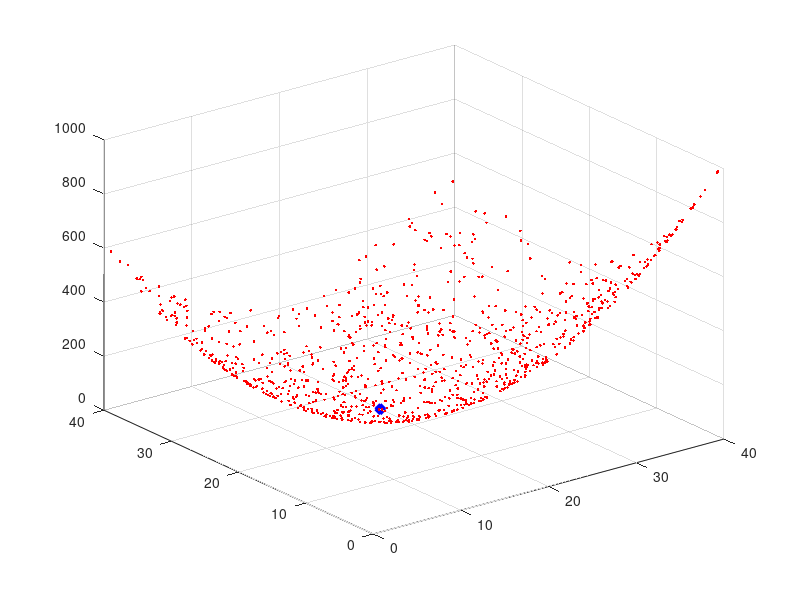

MATLAB code for this plot:
% PSO : Particle Swarm Optimization (VECTORIZED)
% particle swarm optimization (PSO) adalah metode komputasional 
% yg optimasi masalah dg menaikkan kandidat
% solusi dg memberikan kualitas ukuran
% PSO memberikan solusi dg mempunyai sebuag populasi
% partikel, bergerak diantara the search-space 
% dg formula mtk melewati posisi partikel
% dan kecepatan. tiap partikel bergerak 
% di posisiny dg posisi terbaik
% di search-space, yg posisi terbaik didapat 
% di partikel lain. itulah cara swarm memberikan solusi terbaik
%
% -----------------------------------
clc;clear all;close all;
%% initialization
%
swarm_size = 64;                       % number of the swarm particles
maxIter = 50;                          % maximum number of iterations
inertia = 1.0;
correction_factor = 2.0;
% set the position of the initial swarm
a = 1:8;
[X,Y] = meshgrid(a,a);
C = cat(2,X',Y');
D = reshape(C,[],2);
swarm(1:swarm_size,1,1:2) = D;          % set the position of the particles in 2D
swarm(:,2,:) = 0;                       % set initial velocity for particles
swarm(:,4,1) = 1000;                    % set the best value so far

plotObjFcn = 1;                         % set to zero if you do not need a final plot

%% define the objective funcion here (vectorized form)
objfcn =  @(x)(x(:,1) - 20).^2 + (x(:,2) - 25).^2;

tic;
%% The main loop of PSO
for iter = 1:maxIter
    swarm(:, 1, 1) = swarm(:, 1, 1) + swarm(:, 2, 1)/1.3;       %update x position with the velocity
    swarm(:, 1, 2) = swarm(:, 1, 2) + swarm(:, 2, 2)/1.3;       %update y position with the velocity
    x = swarm(:, 1, 1);                                         % get the updated position
    y = swarm(:, 1, 2);                                         % updated position
    fval = objfcn([x y]);                                       % evaluate the function using the position of the particle
    
    % compare the function values to find the best ones
    for ii = 1:swarm_size
        if fval(ii,1) < swarm(ii,4,1)
            swarm(ii, 3, 1) = swarm(ii, 1, 1);                  % update best x position,
            swarm(ii, 3, 2) = swarm(ii, 1, 2);                  % update best y postions
            swarm(ii, 4, 1) = fval(ii,1);                       % update the best value so far
        end
    end
    
    [~, gbest] = min(swarm(:, 4, 1));                           % find the best function value in total
    
    % update the velocity of the particles
    swarm(:, 2, 1) = inertia*(rand(swarm_size,1).*swarm(:, 2, 1)) + correction_factor*(rand(swarm_size,1).*(swarm(:, 3, 1) ...
        - swarm(:, 1, 1))) + correction_factor*(rand(swarm_size,1).*(swarm(gbest, 3, 1) - swarm(:, 1, 1)));   %x velocity component
    swarm(:, 2, 2) = inertia*(rand(swarm_size,1).*swarm(:, 2, 2)) + correction_factor*(rand(swarm_size,1).*(swarm(:, 3, 2) ...
        - swarm(:, 1, 2))) + correction_factor*(rand(swarm_size,1).*(swarm(gbest, 3, 2) - swarm(:, 1, 2)));   %y velocity component
    
    % plot the particles
    clf;plot(swarm(:, 1, 1), swarm(:, 1, 2), 'bx');             % drawing swarm movements
    axis([-2 40 -2 40]);
    pause(.1);                                                 % un-comment this line to decrease the animation speed
    disp(['iteration: ' num2str(iter)]);
end
toc
%% plot the function
if plotObjFcn
    ub = 40;
    lb = 0;
    npoints = 1000;
    x = (ub-lb) .* rand(npoints,2) + lb;
    for ii = 1:npoints
        f = objfcn([x(ii,1) x(ii,2)]);
        plot3(x(ii,1),x(ii,2),f,'.r');hold on
    end
    plot3(swarm(1,3,1),swarm(1,3,2),swarm(1,4,1),'xb','linewidth',5,'Markersize',5);grid
end
